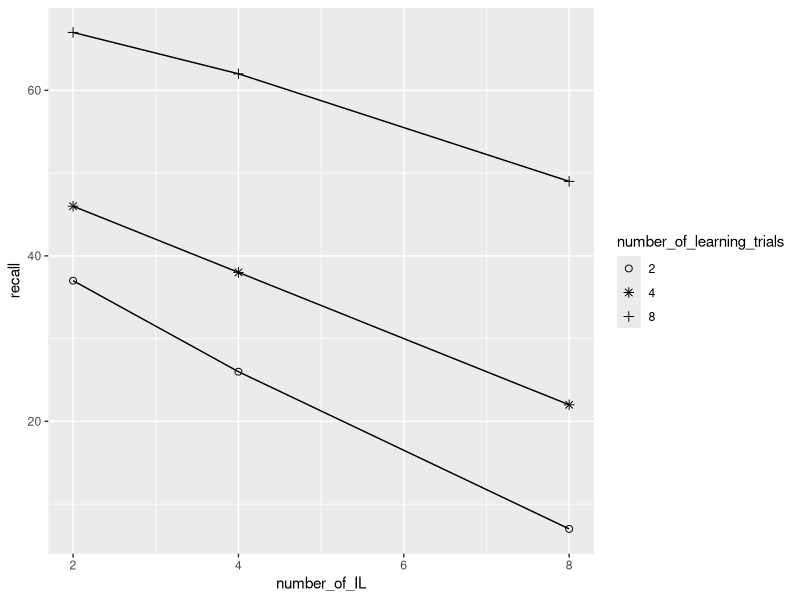

Write R code to recreate this figure. (Note: this script raises an error after producing the figure.)
## ---- chunk 1
knitr::opts_chunk$set(echo = TRUE)
## ---- chunk 2
library(ggplot2)
library(tibble)

slamecka_design <- tibble(number_of_learning_trials = rep(c(2,4,8), each=6),
                          number_of_IL = rep(rep(c(2,4,8), 2), 3),
                          subjects = 1:18,
                          recall = c(35,21,6,
                                   39,31,8,
                                   40,34,18,
                                   52,42,26,
                                   61,58,46,
                                   73,66,52
                                   )
                          )

slamecka_design$number_of_learning_trials <- 
  as.factor(slamecka_design$number_of_learning_trials)

ggplot(slamecka_design,aes(x=number_of_IL,
                           group = number_of_learning_trials,
                           y=recall))+
  geom_line(stat = "summary", fun = "mean")+
  geom_point(aes(shape=number_of_learning_trials),
             size=2,
             stat = "summary", 
             fun = "mean",)+
  scale_shape_manual(values=c(1,8,3))
  theme_classic()+
  scale_y_continuous(name="Number of words correct",
                     breaks = c(0,20,40,60,80))+
  scale_x_continuous(name="Number of interpolated lists",
                     breaks = c(2,4,8))
## ---- chunk 3

